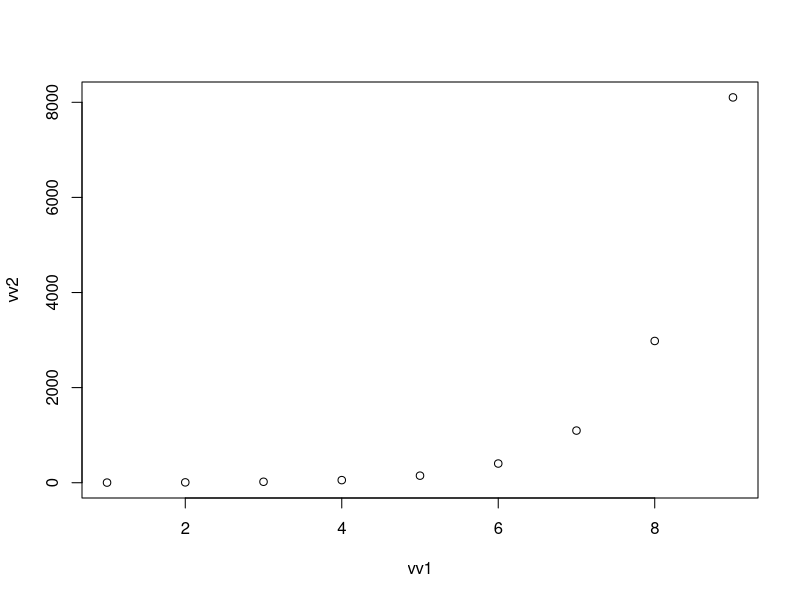

The R script that drew this image:
# Il mio primo script
# Marco Plebani
# data inizio: 24 aprile
# ultima mod: 24 aprile

# primi passi in R



# 1: inserisci i dati:

vv1 <- c(1,2,3,4,5,6,7,8,9) # ho creato un vettore
vv2 <- exp(vv1) # esponenziale

# 2 : fai un grafico

plot(x=vv1, y=vv2)

# 3 analisi dei modelli


